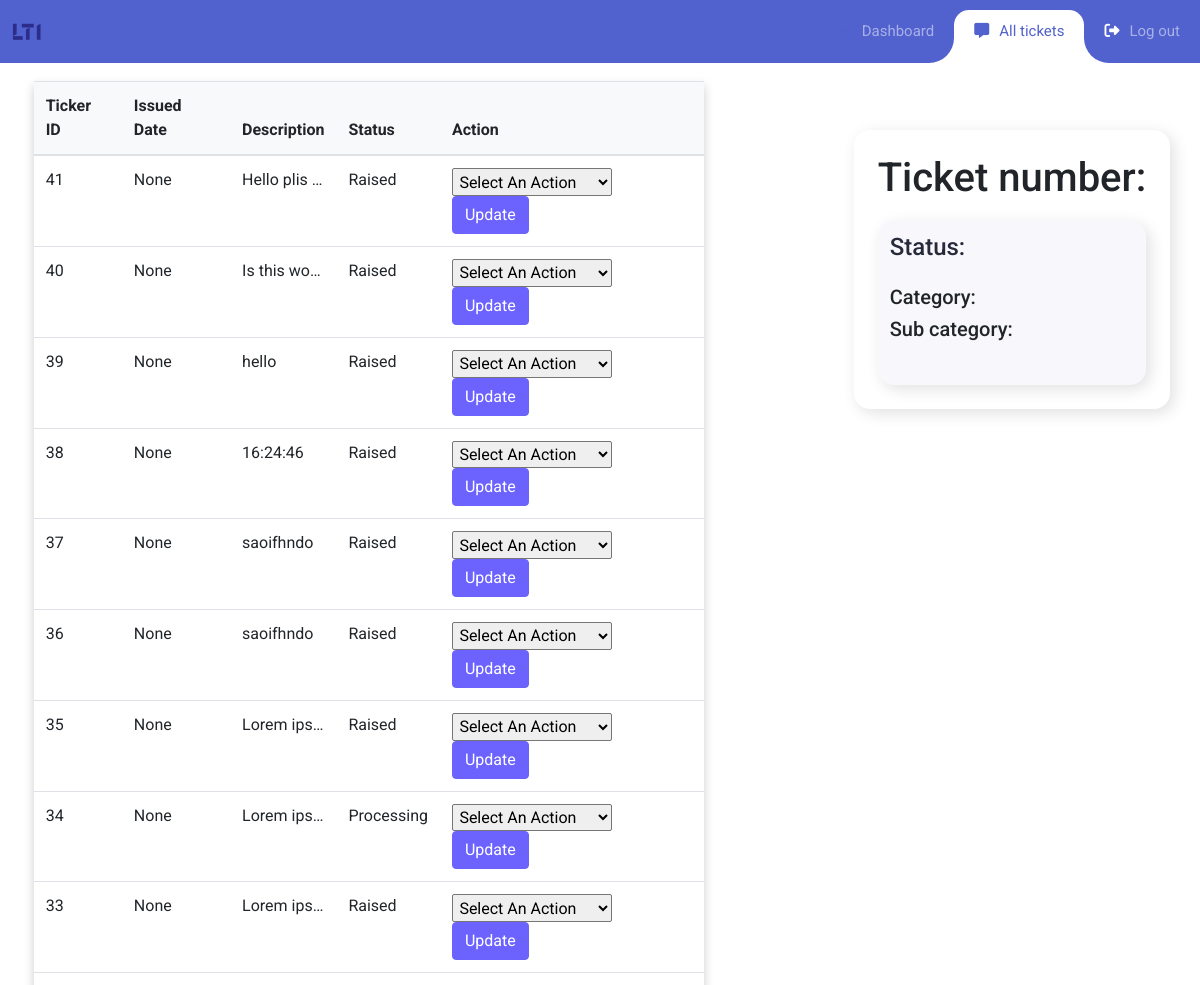
/alltickets (upper part), run on an earlier commit of the app's database.
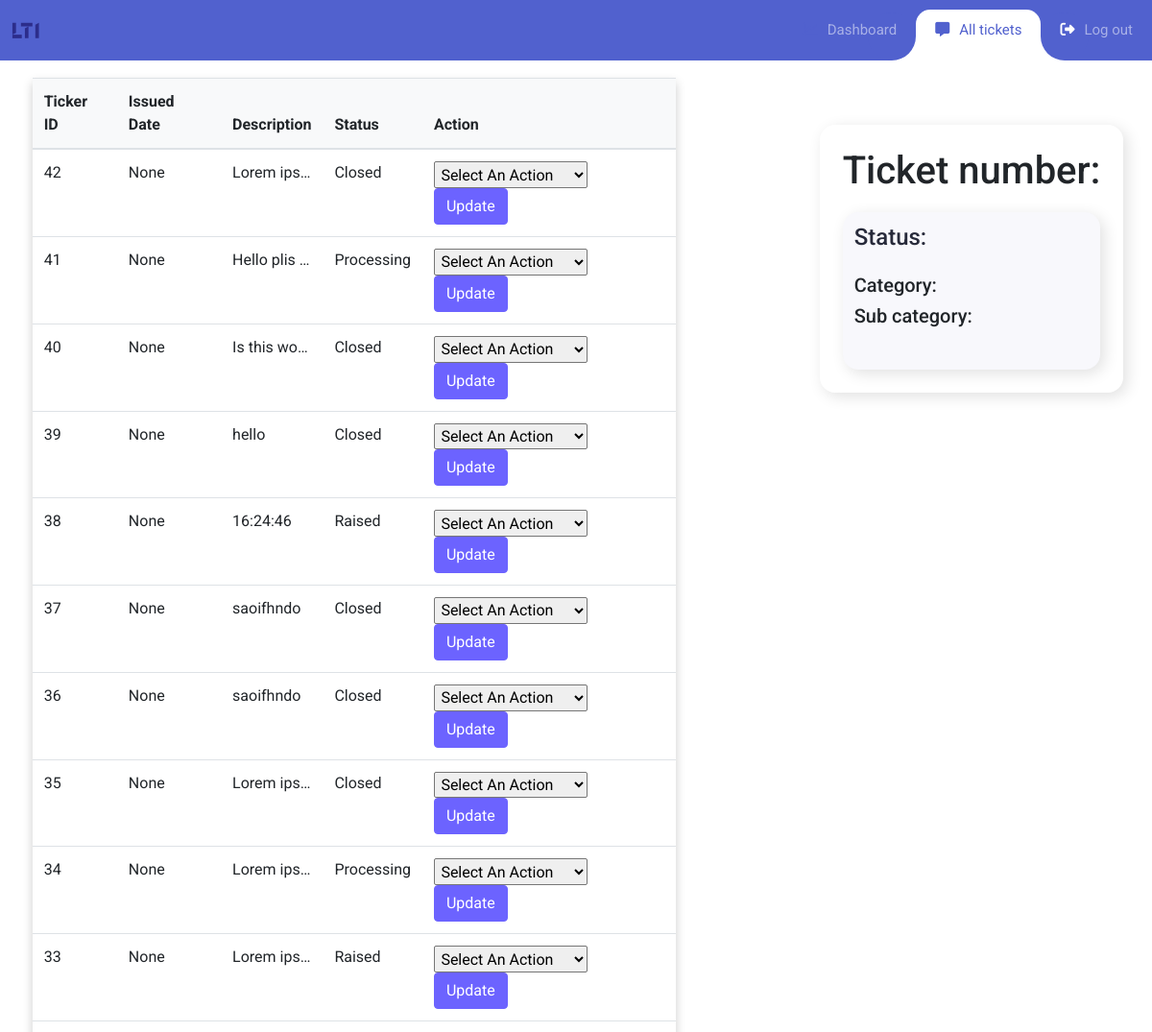
And on a later commit of the database.
### Tickets/models.py (models this page shows, shortened)
class Ticket(models.Model):
    ticket_status = [
    ('raised', 'raised'),
    ('processing', 'processing'),
    ('closed', 'closed'),
]
    user_id = models.ForeignKey(Profile,related_name='user',on_delete=models.CASCADE)
    status = models.CharField(max_length=100,choices=ticket_status)
    category = models.CharField(max_length=100) # in case future error arises convert it to char field
    subCategory = models.CharField(max_length=100)
    description = models.TextField()
    issue_date = models.DateTimeField(auto_now_add=True)

### Admin/views.py (the view, shortened to what this page needs)
# urls.py: path("alltickets",views.all_tickets.as_view(),name="alltickets"),
class all_tickets(APIView):
    renderer_classes = [TemplateHTMLRenderer]
    template_name = 'alltickets.html'
    def get(self, request):
        queryset = Ticket.objects.all()[::-1]
        status_set_processingandclosed = Ticket.ticket_status[1:] #Ticket.objects.filter(status=True).all()
        status_set_closed = Ticket.ticket_status[2:]
        print(status_set_processingandclosed)
        print(status_set_closed)
        print(Ticket.objects.all()[0].id)
        return render(request,'alltickets.html',{'list': queryset,'statusprocessingandclosed':status_set_processingandclosed,'statusclosed':status_set_closed})

### Admin/templates/alltickets.html (shortened to what the changed rows need)
{% load static %}
<!DOCTYPE html>
<html lang="en">
  <head>
    <link rel="stylesheet" href="{% static 'alltickets/fonts/icomoon/style.css' %}" />
    <link
      rel="stylesheet"
      href="https://cdnjs.cloudflare.com/ajax/libs/font-awesome/6.2.0/css/all.min.css"
    />
    <link rel="stylesheet" href="{% static 'alltickets/css/bootstrap.min.css' %}" />
    <link rel="stylesheet" href="{% static 'alltickets/css/alltickets_styles.css' %}" />
  </head>
  <body onload="ticketLoader()">
      <div class="container">
        <div class="row">
            <div class="col-md-12 col-lg-7">
                <div class="container" style="box-shadow: 0px 5px 10px 0px rgba(0, 0, 0, 0.2);">
                    <div class="shadow-4 rounded-5 overflow-hidden">
                        <table class="table align-middle mb-0 bg-white">
                            <thead class="bg-light" id="head">
                                    <th>Ticker ID</th>
                                    <th>Issued Date</th>
                                    <th>Description</th>
                                    <th>Status</th>
                                    <th>Action</th>
                              </thead>
                            <tbody>
                                {% for r in list %}
                                <form method="POST" action="{% url 'adminn:alltickets' r.id %}" >
                                  <tr class="" onclick="myFunc(this)">
                                  <td>{{r.id}}</td>
                                  <td>{{r.issue_date}}</td>
                                  <td style=
                                  "max-width:100px ;
                                    white-space: nowrap;
                                    overflow: hidden;
                                    text-overflow: ellipsis">{{r.description}}</td>
                                  <td style="text-transform: capitalize;">{{r.status}}</td>
                                  <td>
                                  <form action="#" method="get">
                                  <select id="admin-action" name="admin-action"  class="bootstrap-select" style="width:10rem; padding:1%;border-radius:2px;text-transform: capitalize;" Required>
                                    <option value="" selected="selected">Select an action</option>
                                  </select>
                                  <button type="submit" class="btn btn-primary">Update</button>
                                  </form>
                                  </td>
                                  </tr>
                                </form>
                                  {% endfor %}
                              </tbody>
                          </table>
                      </div>
                </div>
            </div>
            <div class="col-md-12 col-lg-4">
                <div class="drop">
                    <div class="drop__container">
                      <header>
                        <h1>Ticket number: </h1>
                      </header>
                      <div class="drop__list" id="drop-items">
                        <div id="drop__card">
                        <div class="drop__card">
                          <div class="drop__data">
                            <div>
                              <h1 class="drop__name">Status: </h1>
                              <br>
                            </div>
                          </div>
                        </div>
                      </div>
                    </div>
                  </div>
            </div>
        </div>
      </div>
  </body>
</html>

What changed in the data, as far as the page shows it:
added Ticket: id "42", issue_date "None", description "Lorem ips…", status "Closed"
changed Ticket "Hello plis…": status "Raised" → "Processing"
changed Ticket "Is this wo…": status "Raised" → "Closed"
changed Ticket "hello": status "Raised" → "Closed"
changed Ticket id 37: status "Raised" → "Closed"
changed Ticket id 36: status "Raised" → "Closed"
changed Ticket id 35: status "Raised" → "Closed"
